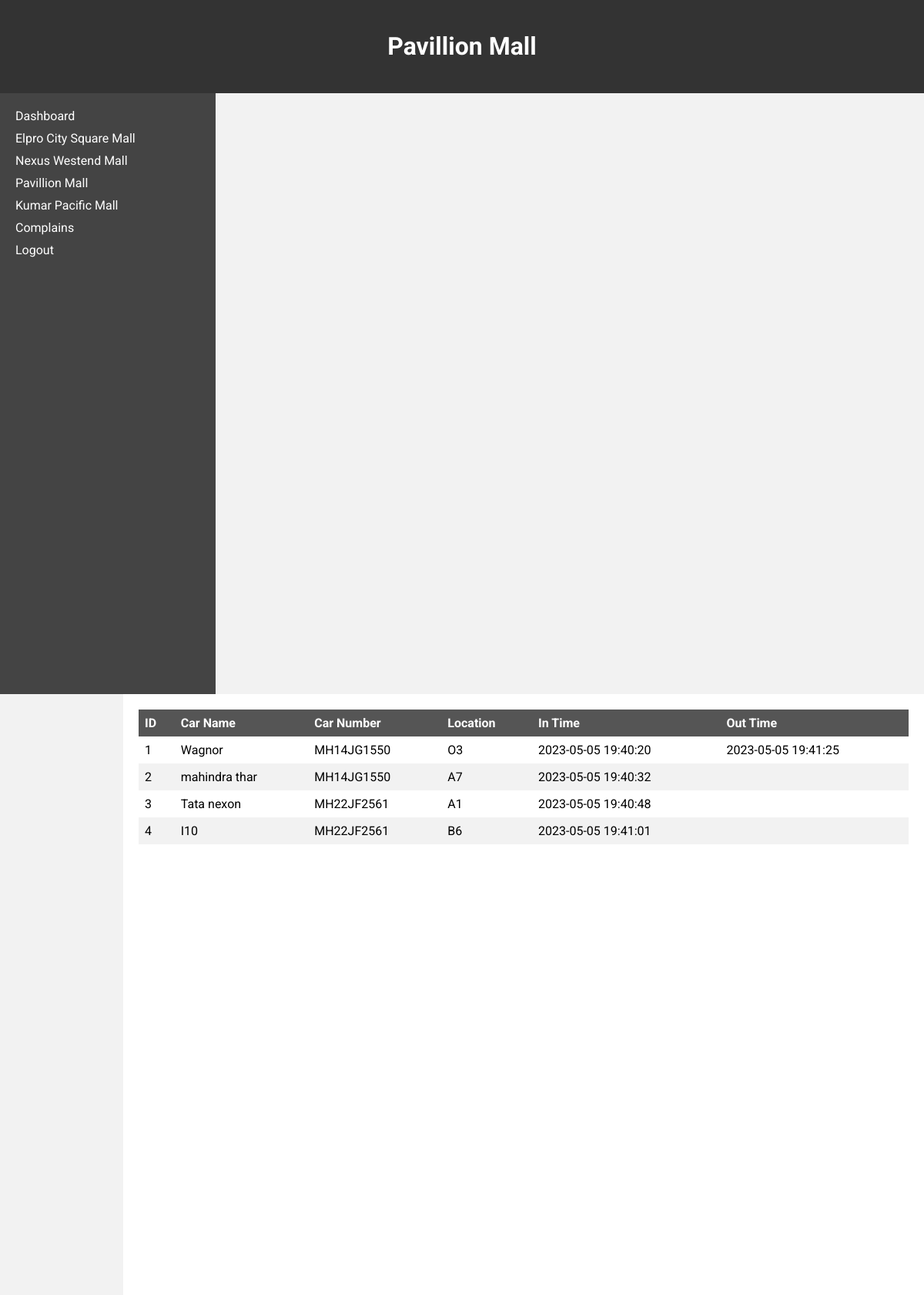
The app's page /admin/mall3.php with its own data.
### tables this page shows
CREATE TABLE `m3consumer` (
  `cid` int(11) NOT NULL,
  `cname` varchar(255) NOT NULL,
  `car_no` varchar(20) NOT NULL,
  `location` varchar(255) NOT NULL,
  `in_time` datetime NOT NULL DEFAULT current_timestamp(),
  `out_time` datetime DEFAULT NULL
);

### admin/css.php (called while the page is built)
<?php
$version=time();
?>

### admin/mall3.php (the view, shortened to what this page needs)
<?php
include('config.php');
include('css.php');
$sql = "SELECT * FROM m3consumer";
$result = $conn->query($sql);
?>
<!DOCTYPE html>
<html lang="en">
<head>
<link rel="stylesheet" href="mall.css?v=<?=$version?>">
  <link rel="stylesheet" href="index.css?v=<?=$version?>">
</head>
<body>
<header class="header">
		<h1>Pavillion Mall</h1>
	</header>
	<div class="sidebar">
		<ul>
			<li><a href="welcome.php" class="menu-link">Dashboard</a></li>
			<li><a href="mall1.php" class="menu-link">Elpro City Square Mall</a></li>
			<li><a href="mall2.php" class="menu-link">Nexus Westend Mall</a></li>
			<li><a href="mall3.php" class="menu-link">Pavillion Mall</a></li>
			<li><a href="mall4.php" class="menu-link">Kumar Pacific Mall</a></li>
      <li><a href="complain.php" class="menu-link">Complains</a></li>
      <li><a href="logout.php" class="menu-link">Logout</a></li>
		</ul>
	</div>
    <div class="content">
<table>
  <thead>
    <tr>
      <th>ID</th>
      <th>Car Name</th>
      <th>Car Number</th>
      <th>Location</th>
      <th>In Time</th>
      <th>Out Time</th>
    </tr>
  </thead>
  <tbody>
    <?php while($row = $result->fetch_assoc()) { ?>
    <tr>
      <td><?php echo $row["cid"]; ?></td>
      <td><?php echo $row["cname"]; ?></td>
      <td><?php echo $row["car_no"]; ?></td>
      <td><?php echo $row["location"]; ?></td>
      <td><?php echo $row["in_time"]; ?></td>
      <td><?php echo $row["out_time"]; ?></td>
    </tr>
    <?php } ?>
  </tbody>
</table>
    </div>
</body>
</html>

### admin/mall.css (style rules this page uses)
table { border-collapse: collapse; width: 100%; text-align: center; }
th, td { padding: 8px; text-align: left; }
th { background-color: #555; color: white; }
tr:nth-child(even) { background-color: #f2f2f2; }

### admin/index.css (style rules this page uses)
body { font-family: 'Roboto', sans-serif; margin: 0; padding: 0; background-color: #f2f2f2; }
.header { background-color: #333; color: #fff; padding: 20px; text-align: center; }
.sidebar { background-color: #444; color: #fff; padding: 20px; float: left; width: 20%; height: calc(100vh - 60px); }
.content { background-color: #fff; padding: 20px; float: right; width: 1000px; height: calc(100vh - 60px); }
ul { list-style: none; padding: 0; margin: 0; }
li { margin-bottom: 10px; }
.menu-link { color: #fff; text-decoration: none; }

### records on screen
m3consumer: cid "1", cname "Wagnor", car_no "MH14JG1550", location "O3", in_time "2023-05-05 19:40:20", out_time "2023-05-05 19:41:25"
m3consumer: cid "2", cname "mahindra thar", car_no "MH14JG1550", location "A7", in_time "2023-05-05 19:40:32"
m3consumer: cid "3", cname "Tata nexon", car_no "MH22JF2561", location "A1", in_time "2023-05-05 19:40:48"
m3consumer: cid "4", cname "I10", car_no "MH22JF2561", location "B6", in_time "2023-05-05 19:41:01"
